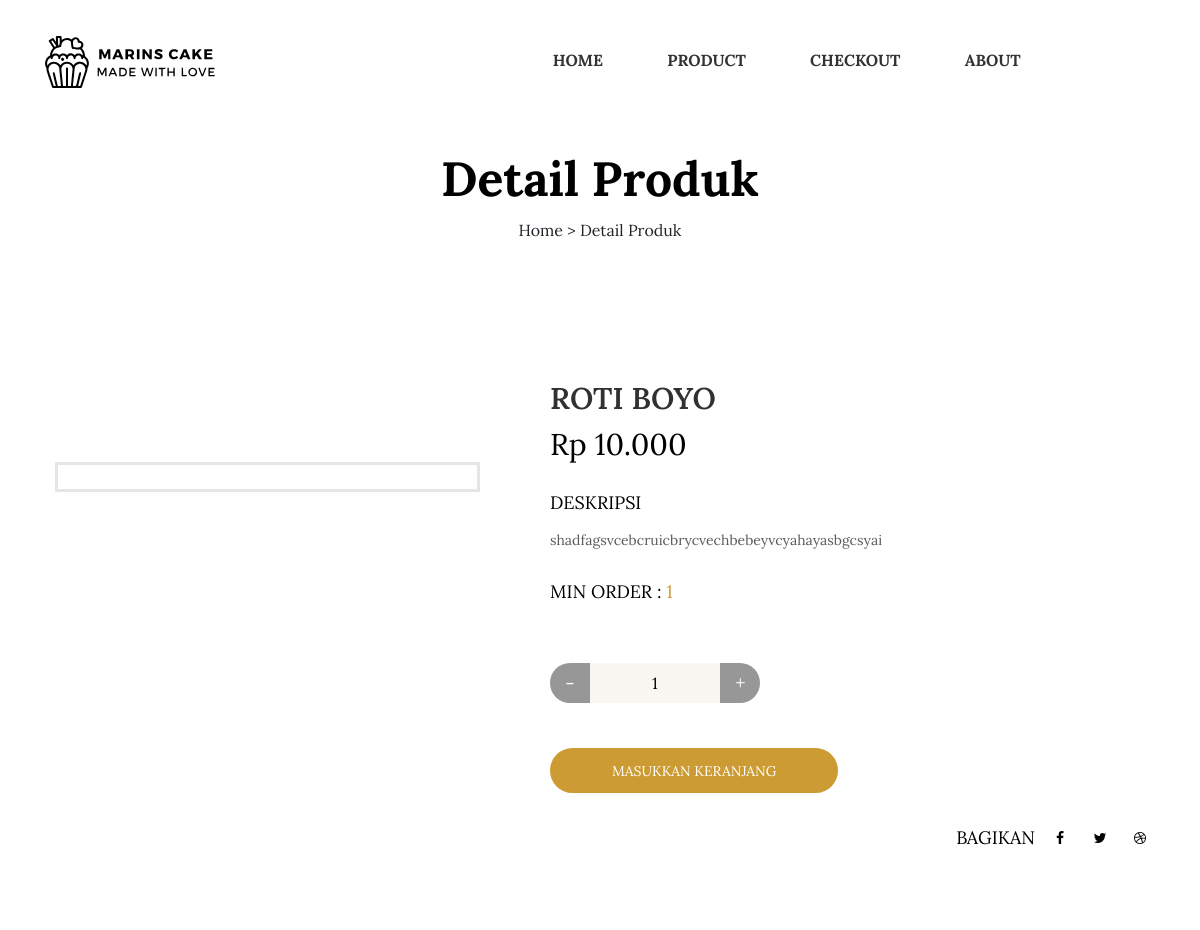
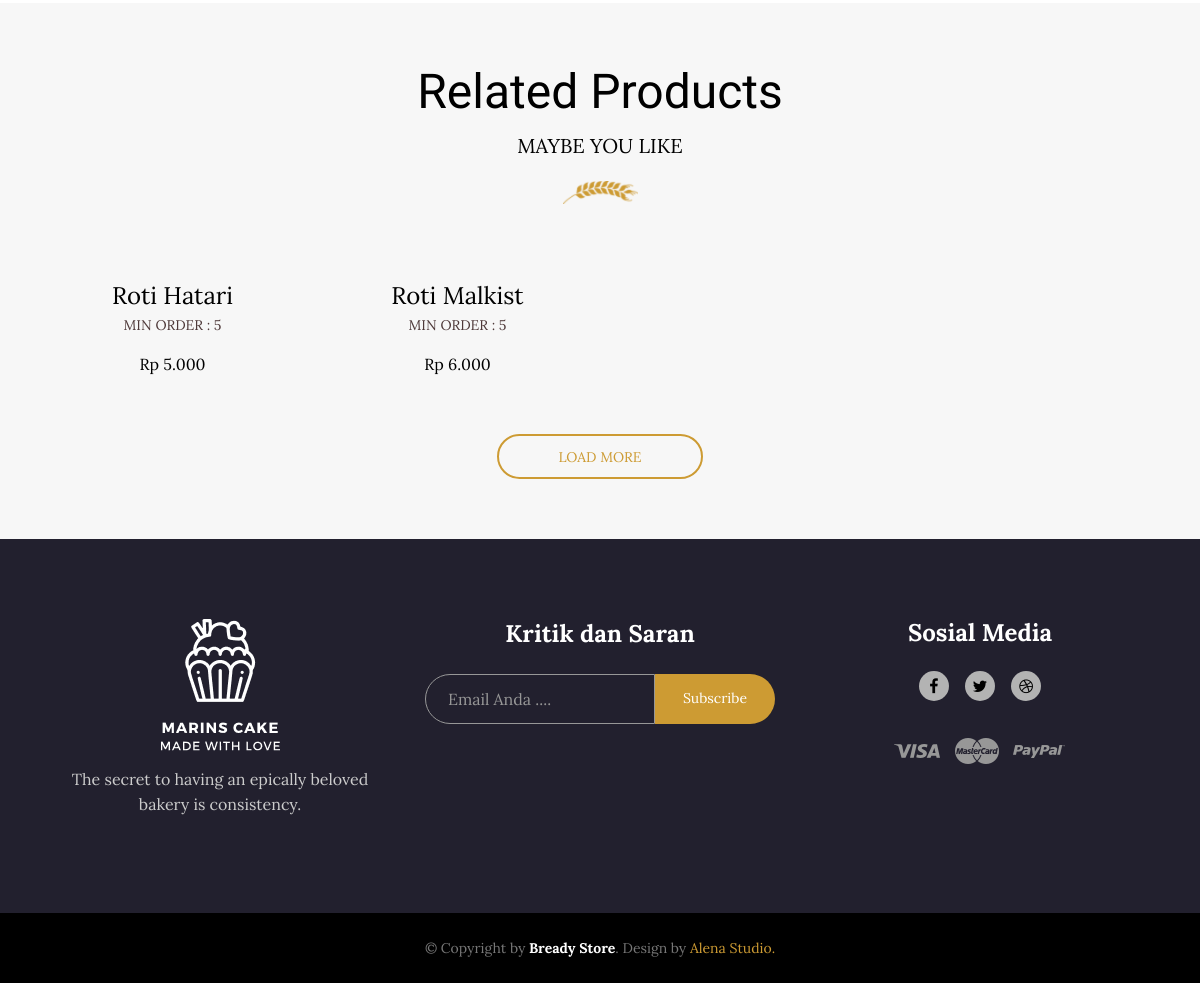
Screenshot of /produk/detail/25 with the database file from the repository (2 pictures, top to bottom).
### tables this page shows
CREATE TABLE `produk` (
  `idProduk` int(11) NOT NULL,
  `idJenis` int(11) NOT NULL,
  `namaProduk` varchar(50) NOT NULL,
  `harga` int(11) NOT NULL,
  `status` varchar(255) NOT NULL,
  `stok` int(11) NOT NULL,
  `min_order` int(11) NOT NULL,
  `deskripsi` text NOT NULL,
  `created_at` date NOT NULL DEFAULT current_timestamp()
);

### application/controllers/Produk.php (called while the page is built, shortened)
<?php
class Produk extends CI_Controller
{
	public function detail($id_produk)
	{
		$data['produk']	= $this->Model_produk->get_produk_where($id_produk)->result_array();
		$id_kategori	= $this->Model_produk->get_produk_where($id_produk)->row()->idJenis;
		$data['rekom']	= $this->Model_produk->get_produk_kategori($id_kategori, $id_produk)->result_array();
		$data['gambar'] = $this->Model_produk->get_gambar_produk($id_produk)->result_array();
		$this->load->view('template/header2');
		$this->load->view('detail_produk', $data);
		$this->load->view('template/footer');
	}
}

### index.php (called while the page is built, shortened)
<?php
require_once BASEPATH.'core/CodeIgniter.php';

### application/models/Model_produk.php (called while the page is built, shortened)
<?php
class Model_produk extends CI_Model
{
	public function get_produk_where($id_produk)
	{
		$this->db->select('*');
		$this->db->from('produk');
		$this->db->join('jenis_produk', 'jenis_produk.idJenis = produk.idJenis');
		$this->db->where('idProduk', $id_produk);
		return $this->db->get();
	}
	public function get_produk_kategori($id_kategori, $id_produk)
	{
		$this->db->select('*');
		$this->db->from('produk');
		$this->db->where('idJenis', $id_kategori);
		$this->db->where('idProduk!=', $id_produk);
		$this->db->limit(4);
		$this->db->order_by('idProduk', 'random');
		return $this->db->get();
	}
	public function get_gambar_produk($id_produk)
	{
		$this->db->select('*');
		$this->db->from('gambar_produk');
		$this->db->where('id_produk', $id_produk);
		return $this->db->get();
	}
}

### application/views/detail_produk.php (the view, shortened to what this page needs)
<div class="ps-hero bg--cover" data-background="<?= base_url() ?>assets/client/images/hero/about.jpg">
    <div class="ps-hero__content ">
        <h1> Detail Produk</h1>
        <div class="text-center">
            Home > Detail Produk
        </div>
    </div>
</div>
<main class="ps-main">
    <div class="container">
        <div class="ps-product--detail py-0 my-0">
            <div class="row">
                <?php foreach ($produk as $prd) : ?>
                    <div class="col-lg-5 col-md-6 col-sm-12 col-xs-12 ">
                        <div class="ps-product__thumbnail">
                            <div class="ps-product__image">
                                <div class="item"><a href="<?= base_url() ?>uploads/gambar_produk/<?= $prd['gambar'] ?>"><img src="<?= base_url() ?>uploads/gambar_produk/<?= $prd['gambar'] ?>" alt=""></a></div>
                                <div class="item"><a href="<?= base_url() ?>uploads/gambar_produk/<?= $prd['gambar'] ?>"><img src="<?= base_url() ?>uploads/gambar_produk/<?= $prd['gambar'] ?>" alt=""></a></div>
                                <div class="item"><a href="<?= base_url() ?>uploads/gambar_produk/<?= $prd['gambar'] ?>"><img src="<?= base_url() ?>uploads/gambar_produk/<?= $prd['gambar'] ?>" alt=""></a></div>
                            </div>
                            <div class="ps-product__preview">
                                <div class="ps-product__variants">
                                    <div class="item"><img src="<?= base_url() ?>uploads/gambar_produk/<?= $prd['gambar'] ?>" alt=""></div>
                                </div>
                            </div>
                        </div>
                    </div>
                    <div class="col-lg-7 col-md-6 col-sm-12 col-xs-12 ">
                        <div class="ps-product__info">
                            <h1 class="text-uppercase"><?= $prd['namaProduk'] ?></h1>
                            <h3 class="ps-product__price"><span>Rp <?= number_format($prd['harga'], '0', ',', '.') ?></span></h3>
                            <div class="ps-product__desc">
                                <h5>DESKRIPSI</h5>
                                <p><?= $prd['deskripsi'] ?></p>
                            </div>
                            <div class="ps-product__status">
                                <h5>Min order : <span> <?= $prd['min_order'] ?></span></h5>
                            </div>
                            <div class="ps-product__shopping">
                                <form class="ps-form--shopping" id="cart" action="" method="post">
                                    <div class="form-group--number">
                                        <button class="minus"><span>-</span></button>
                                        <input id="<?= $prd['idProduk'] ?>" class="form-control" type="text" value="1">
                                        <button class="plus"><span>+</span></button>
                                    </div>
                                </form>
                            </div>
                            <div class="ps-product__shopping">
                                <?php if ($prd['stok'] > 0) : ?>
                                    <button class="add_cart ps-btn ps-btn--yellow" data-produkid="<?= $prd['idProduk'] ?>" data-produknama="<?= $prd['namaProduk'] ?>" data-produkharga="<?= $prd['harga'] ?>" data-produkgambar="<?= $prd['gambar'] ?>" data-produkstok="<?= $prd['stok'] ?>">Masukkan Keranjang</button>
                                <?php else : ?>
                                    <button class="ps-btn ps-btn--yellow">Stok Kosong</button>
                                <?php endif; ?>
                            </div>
                            <div class="ps-product__sharing">
                                <p class="text-right">Bagikan<a href="#"><i class="fa fa-facebook"></i></a><a href="#"><i class="fa fa-twitter"></i></a><a href="#"><i class="fa fa-dribbble"></i></a></p>
                            </div>
                        </div>
                    </div>
                <?php endforeach ?>
            </div>
        </div>
    </div>
</main>
<div class="ps-related-product ">
    <div class="container">
        <div class="ps-section__header text-center">
            <h3 class="ps-section__title">Related Products</h3>
            <p>Maybe you like</p><span><img src="<?= base_url() ?>assets/client/images/icons/floral.png" alt=""></span>
        </div>
        <div class="ps-section__content">
            <div class="row">
                <?php foreach ($rekom as $rkm) : ?>
                    <div class="col-lg-3 col-md-4 col-sm-6 col-xs-12 ">
                        <div class="ps-product">
                            <div class="ps-product__thumbnail"><img src="<?= base_url() ?>uploads/gambar_produk/<?= $rkm['gambar'] ?>" alt=""><a class="ps-product__overlay" href="<?= base_url() ?>produk/detail/<?= $rkm['idProduk'] ?>"></a>
                            </div>
                            <div class="ps-product__content"><a class="ps-product__title" href="<?= base_url() ?>produk/detail/<?= $rkm['idProduk'] ?>"><?= $rkm['namaProduk'] ?></a>
                                <p><a href="">Min order : <?= $rkm['min_order'] ?></a></p>
                                <p class="ps-product__price">Rp <?= number_format($rkm['harga'], 0, ',', '.') ?></p>
                            </div>
                        </div>
                    </div>
                <?php endforeach ?>
            </div>
            <div class="ps-section__footer text-center mt-0 pt-0"><a class="ps-btn" href="#">Load more</a></div>
        </div>
    </div>
</div>

### rows the page displays
produk: namaProduk "ROTI BOYO", harga "10.000", deskripsi "shadfagsvcebcruicbrycvechbebeyvcyahayasbgcsyai", min_order "1"
produk: namaProduk "Roti Hatari", min_order "5", harga "5.000"
produk: namaProduk "Roti Malkist", min_order "5", harga "6.000"
